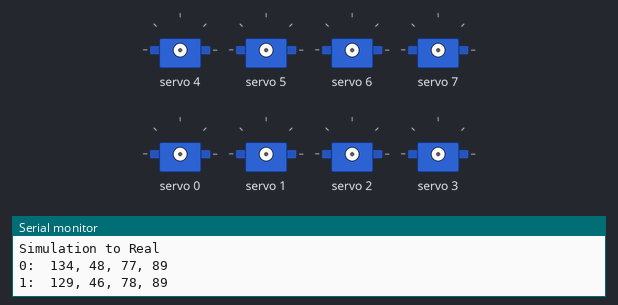
Bench run of a sketch on a simulated Arduino Uno, built with avr-gcc and run on an emulated ATmega328P. On the bench: 8 × servo, the last lines printed to the serial monitor.

Above: at 0.05 s.
At 0.45 s:
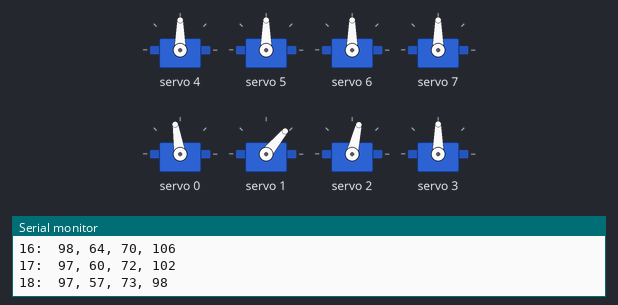
At 0.85 s:
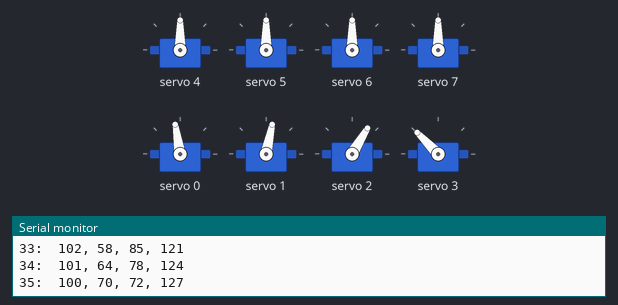
At 1.65 s:
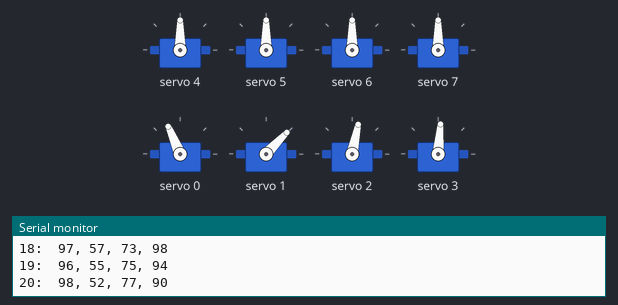
At 2.45 s:
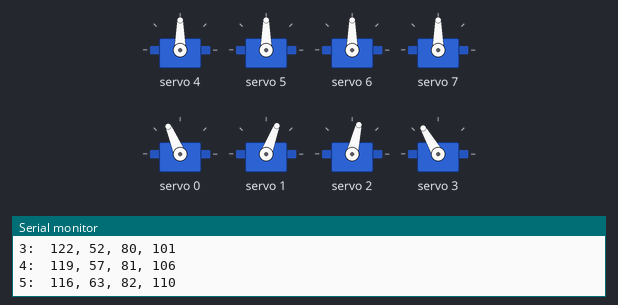
At 3.4 s:
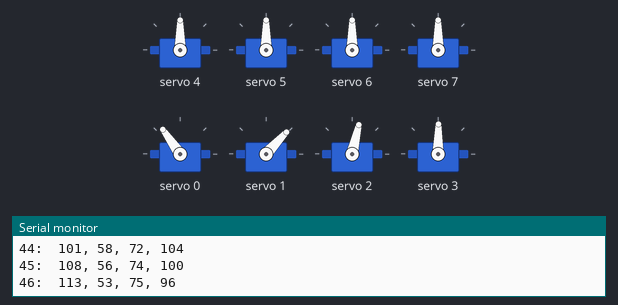
Timing chart, 0 to 4.0 s (numbered marks = the images above):
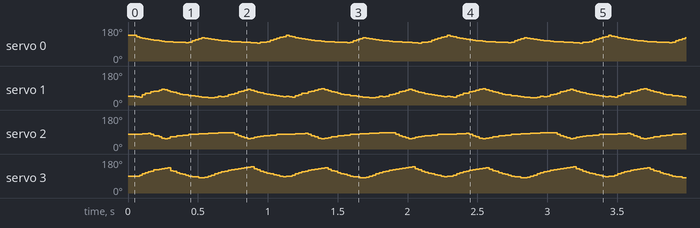

The sketch:

sim_to_real_826_RL.ino
```cpp
#include "positions.h"  // Include the positions header file
#include <Wire.h>
#include <Adafruit_PWMServoDriver.h>
#include <math.h>


// called this way, it uses the default address 0x40
Adafruit_PWMServoDriver pwm = Adafruit_PWMServoDriver();

// Setting up positioning for servos
#define SERVOMIN  100 // This is the 'minimum' pulse length count (out of 4096)
#define SERVOMAX  505 // This is the 'maximum' pulse length count (out of 4096)
#define SERVO_FREQ 50 // MF95 update rate of 50


unsigned long previousMillis = 0;
const long updateInterval = 20;  // updateInterval in milliseconds

int currentPosition = 0;

void setup() {
  Serial.begin(9600);
  Serial.println("Simulation to Real");

  pwm.begin();
  pwm.setPWMFreq(SERVO_FREQ);  // Analog servos run at ~50 Hz updates

  delay(10);

  // HACKY but wanted get this up and running quick
  // Set Back legs intials conditions

  int J4 = map(90, 0, 180, SERVOMIN, SERVOMAX);
  int J5 = map(90, 0, 180, SERVOMIN, SERVOMAX);
  int J6 = map(90, 0, 180, SERVOMIN, SERVOMAX);
  int J7 = map(90, 0, 180, SERVOMIN, SERVOMAX);

  pwm.setPWM(4, 0, J4);
  pwm.setPWM(5, 0, J5);
  pwm.setPWM(6, 0, J6);
  pwm.setPWM(7, 0, J7);
}

void loop() {
  unsigned long currentMillis = millis();

  if (currentMillis - previousMillis >= updateInterval) {
    previousMillis = currentMillis;

    // Set the servo to the current position
    Serial.print(currentPosition);
    Serial.print(":  ");
    Serial.print(row_1[currentPosition]);
    Serial.print(", ");
    Serial.print(row_2[currentPosition]);
    Serial.print(", ");
    Serial.print(row_3[currentPosition]);
    Serial.print(", ");
    Serial.println(row_4[currentPosition]);


    int J0 = map(row_1[currentPosition], 0, 180, SERVOMIN, SERVOMAX);
    int J1 = map(row_2[currentPosition], 0, 180, SERVOMIN, SERVOMAX);
    int J2 = map(row_3[currentPosition], 0, 180, SERVOMIN, SERVOMAX);
    int J3 = map(row_4[currentPosition], 0, 180, SERVOMIN, SERVOMAX);

    // int J0 = map(90, 0, 180, SERVOMIN, SERVOMAX);
    // int J1 = map(90, 0, 180, SERVOMIN, SERVOMAX);
    // int J2 = map(90, 0, 180, SERVOMIN, SERVOMAX);
    // int J3 = map(90, 0, 180, SERVOMIN, SERVOMAX);

    pwm.setPWM(0, 0, J0);
    pwm.setPWM(1, 0, J1);
    pwm.setPWM(2, 0, J2);
    pwm.setPWM(3, 0, J3);

    // Move to the next position
    currentPosition++;

    // Loop back to the beginning if at the end
    if (currentPosition >= numPositions) {
      currentPosition = 0;
    }
  }
}
```

Source omitted: positions.h (data table, 863 bytes)
